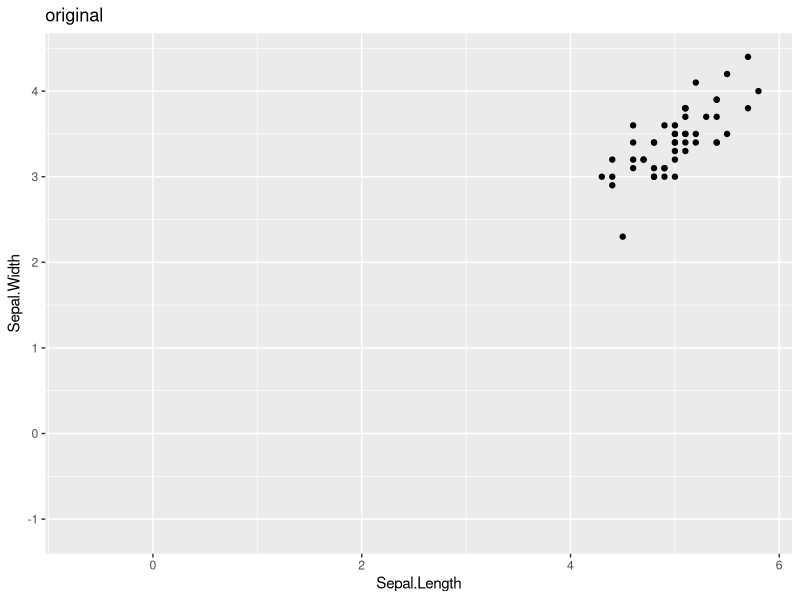
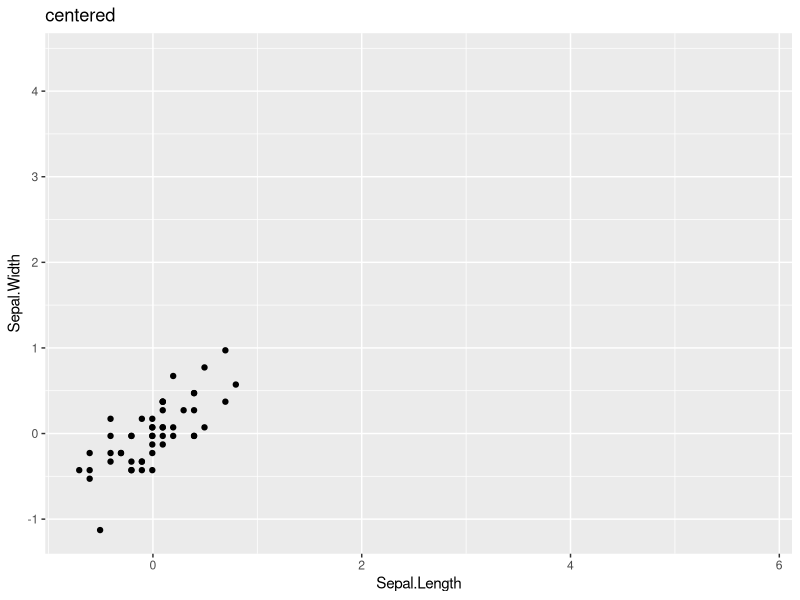
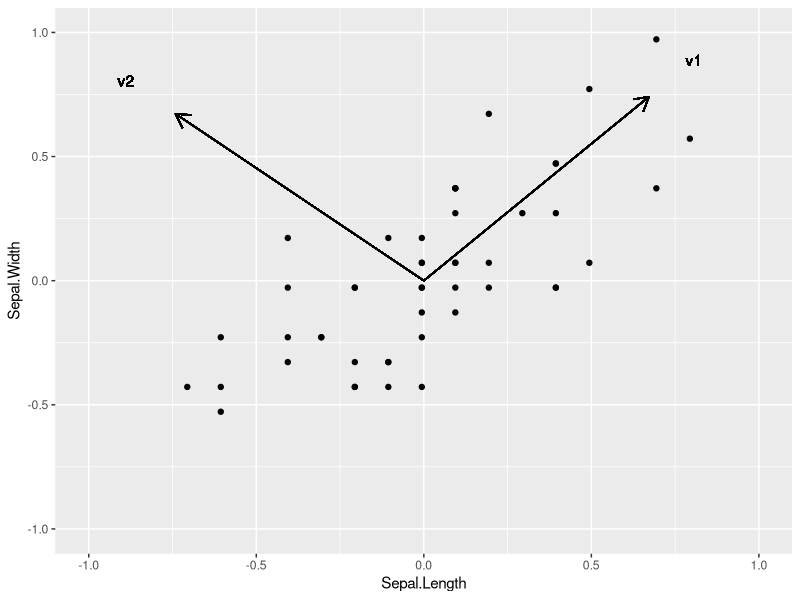

Here is the R script that generated these plots, in order:
library(tidyverse)
irisSetosa <- iris %>%
  filter(Species == "setosa") %>%
  select("Sepal.Length","Sepal.Width")


nIris <- nrow(irisSetosa)
hIris <- diag(nIris) - matrix(1/nIris, nIris, nIris)
irisX <- irisSetosa %>%
  as.matrix
irisX <- hIris %*% irisX

irisSvd <- svd(irisX)

pIrisOrig <- irisSetosa %>%
  ggplot(aes(x=Sepal.Length,y=Sepal.Width)) +
  geom_point() +
  xlim(range(c(irisSetosa[,1],irisX[,1]))) +
  ylim(range(c(irisSetosa[,2],irisX[,2])))

pIrisOrig +
  ggtitle("original")

pIris <- irisX %>%
  as.data.frame %>%
  ggplot(aes(x=Sepal.Length,y=Sepal.Width)) +
  geom_point()

pIris +
  xlim(range(c(irisSetosa[,1],irisX[,1]))) +
  ylim(range(c(irisSetosa[,2],irisX[,2]))) +
  ggtitle("centered")

pIris +
  geom_segment(
    aes(
      x = 0,
      y = 0,
      xend = -irisSvd$v[1,1],
      yend = -irisSvd$v[2,1]
      ),
      arrow = arrow(length=unit(0.4,"cm"))
    ) +
  geom_segment(
    aes(
      x = 0,
      y = 0,
      xend = irisSvd$v[1,2],
      yend = irisSvd$v[2,2]
      ),
    arrow = arrow(length=unit(0.4,"cm"))
    ) +
  geom_text(
    aes(
      x = -irisSvd$v[1,1]*1.2,
      y = -irisSvd$v[2,1]*1.2,
      label="v1"
      )
    ) +
  geom_text(
    aes(
      x = irisSvd$v[1,2]*1.2,
      y = irisSvd$v[2,2]*1.2,
      label="v2"
      )
    ) +
  xlim(-1, 1) +
  ylim(-1,1)
